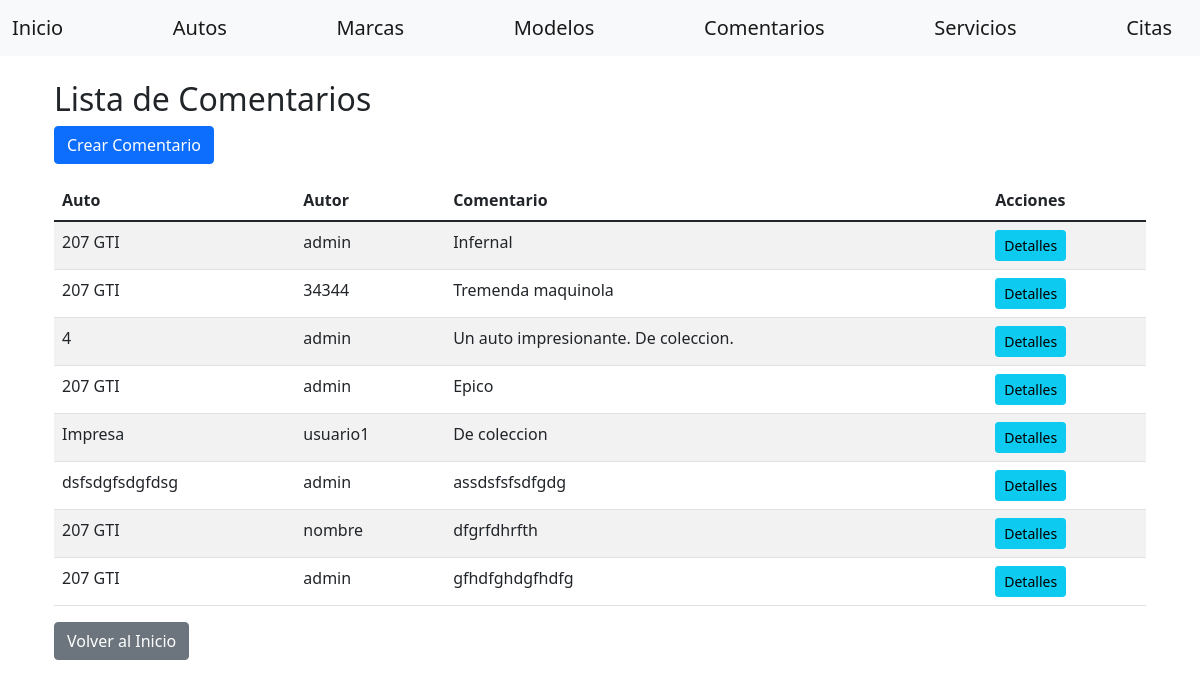
Page /gestion/comentarios/ on the committed database.
### gestion/models.py (models this page shows, shortened)
class Comentario(models.Model):
    auto = models.ForeignKey(Auto, on_delete=models.CASCADE)
    autor = models.ForeignKey(User, on_delete=models.CASCADE)
    comentario = models.TextField()
    fecha = models.DateTimeField(auto_now_add=True)

class Auto(models.Model):
    marca = models.ForeignKey(Marca, on_delete=models.CASCADE, default=1, verbose_name=_("marca"))
    modelo = models.ForeignKey(ModeloAuto, on_delete=models.CASCADE, verbose_name=_("modelo"))
    categoria = models.ForeignKey(Categoria, on_delete=models.CASCADE, verbose_name=_("categoria"))
    precio = models.DecimalField(max_digits=10, decimal_places=2, verbose_name=_("precio"))
    imagen = models.ImageField(upload_to='autos/', null=True, blank=True, verbose_name=_("imagen"))
    descripcion = models.TextField(verbose_name=_("descripcion"))

class ModeloAuto(models.Model):
    marca = models.ForeignKey(Marca, on_delete=models.CASCADE)
    nombre = models.CharField(max_length=100)

### gestion/views/comentario_view.py (the view)
# urls.py: path('comentarios/', comentario_view.ComentarioListView.as_view(), name='comentario-list'),
class ComentarioListView(View):
    def get(self, request, *args, **kwargs):
        repo = ComentarioRepository()
        comentarios = repo.get_all()
        return render(
            request,
            'comentarios/list.html',
            dict(
                comentarios=comentarios
            )
        )

### gestion/context_processors.py (called while the page is built)
def user_info(request):
    user = request.user if request.user.is_authenticated else None
    return {
        'authenticated_user': user
    }

def all_brands(request):
    brands = cache.get('brands')
    if brands is None:
        brands = Marca.objects.all()
        cache.set('brands', brands, 36000)  # Cache por 10 horas (36000 segundos)
    return {'all_brands': brands}

def all_categories(request):
    categories = cache.get('categories')
    if categories is None:
        categories = Categoria.objects.all()  # Devuelve objetos completos
        cache.set('categories', categories, 36000)  # Cache por 10 horas (36000 segundos)
    return {'all_categories': categories}

### gestion/repositories/comentario_repository.py (called while the page is built)
    def get_all(self) -> List[Comentario]:
        return Comentario.objects.all()

### gestion/templates/comentarios/list.html (shortened to what this page needs)
{% extends "home/base.html" %}
{% block content %}
<div class="container mt-3">
    <h2>Lista de Comentarios</h2>
    <a href="{% url 'comentario-create' %}" class="btn btn-primary mb-3">Crear Comentario</a>
    <table class="table table-striped">
        <thead>
            <tr>
                <th>Auto</th>
                <th>Autor</th>
                <th>Comentario</th>
                <th>Acciones</th>
            </tr>
        </thead>
        <tbody>
            {% for comentario in comentarios %}
                <tr>
                    <td>{{ comentario.auto.modelo.nombre }}</td>
                    <td>{{ comentario.autor.username }}</td>
                    <td>{{ comentario.comentario }}</td>
                    <td>
                        <a href="{% url 'comentario-detail' comentario.id %}" class="btn btn-info btn-sm">Detalles</a>
                    </td>
                </tr>
            {% endfor %}
        </tbody>
    </table>
    <a href="{% url 'index' %}" class="btn btn-secondary">Volver al Inicio</a>
</div>
{% endblock %}

### home/templates/home/base.html (style rules this page uses)
body { background-image: url(''); background-size: cover; background-position: center; background-repeat: no-repeat; height: 100vh; margin: 0; }

### rows in the picture
Comentario: auto.modelo.nombre "207 GTI", autor.username "admin", comentario "Infernal"
Comentario: auto.modelo.nombre "207 GTI", autor.username "34344", comentario "Tremenda maquinola"
Comentario: auto.modelo.nombre "4", autor.username "admin", comentario "Un auto impresionante. De coleccion."
Comentario: auto.modelo.nombre "207 GTI", autor.username "admin", comentario "Epico"
Comentario: auto.modelo.nombre "Impresa", autor.username "usuario1", comentario "De coleccion"
Comentario: auto.modelo.nombre "dsfsdgfsdgfdsg", autor.username "admin", comentario "assdsfsfsdfgdg"
Comentario: auto.modelo.nombre "207 GTI", autor.username "nombre", comentario "dfgrfdhrfth"
Comentario: auto.modelo.nombre "207 GTI", autor.username "admin", comentario "gfhdfghdgfhdfg"
